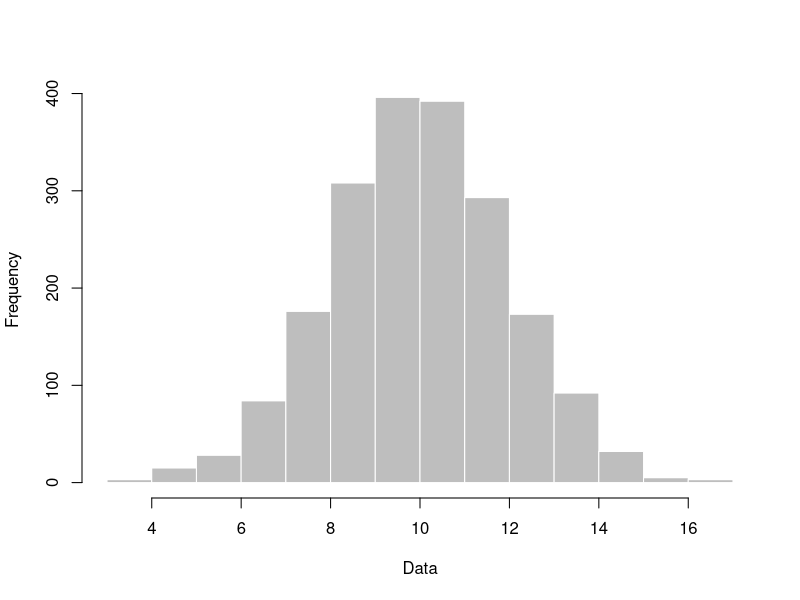
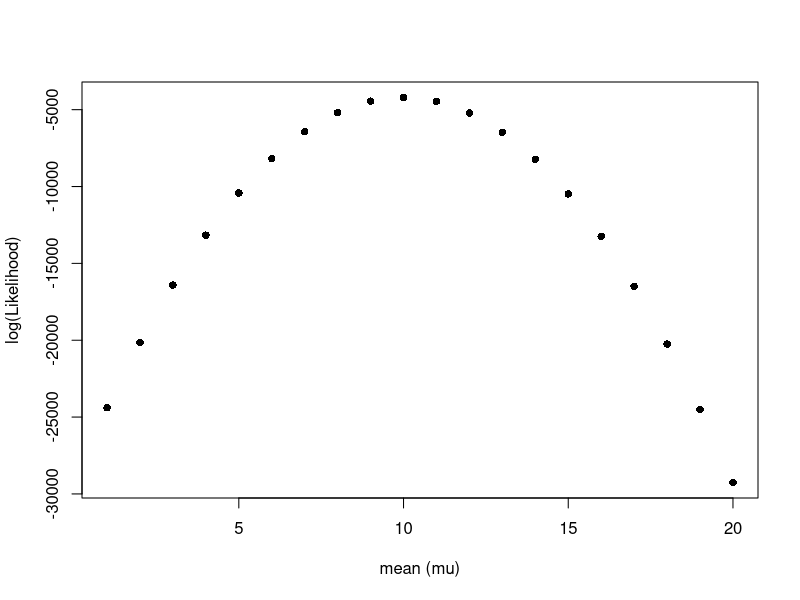
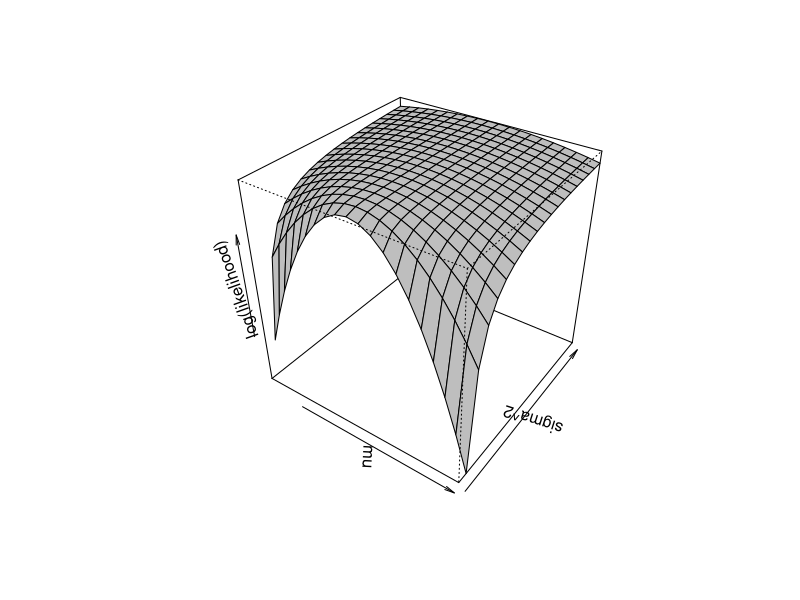

These figures' R source, in order:
## Figures for the Item_2 presentation.

## Seed para o script:
set.seed(1234)

## Gerar uma distribuição normal e o plot.
nr <- rnorm(n = 2000, mean = 10, sd = 2)
hist(nr, main="", xlab="Data", col = "gray", border = "white")

## Log da verossimilhança de diferentes valores da média:
## Note que os valores são muito pequenos para calcular no espaço real.
## Para trabalhar com verossimilhanças é importante transformar para o log.
lik.norm <- function(dt, mu, var){
  ## dt = dados (vector).
  ## mu = média.
  ## var = variancia.
  n <- length(dt)
  first <- log(2)*(-n/2) + log(pi)*(-n/2) + log(var)*(-n/2)
  second <- -1/(2*var) * sum( (dt - mu)^2 )
  lik <- first + second
  return(lik)
}

## Podemos usar a função de loglik para traçar a superfície de verossimilhança.
## Note que esse gráfico mostra somente o perfil de verossimilhança para a média
##     assumindo sigma = 2.
res <- vector()
for(i in 1:20){
  res[i] <- lik.norm(dt=nr, mu=i, var=4)
}
plot(res~seq(1,20), xlab = "mean (mu)", ylab = "log(Likelihood)", pch = 16)

## Agora vamos calcular a superfície completa de likelihood.
## Nesse caso temos dois parâmetros e, portanto, precisamos adicionar
##    mais um eixo no gráfico. O que vai tornar o gráfico 3D.
## Para tal vamos utilizar a função 'persp'.

x <- 1:20 ## valores para mu
y <- seq(0, 10, length.out = 20) ## valores para sigma
## Vamos usar z para criar uma tabela com a combinação dos valores de
##    log likelihood.
## Os valores de x estão nas linhas e os de y nas colunas.
z <- matrix(data = NA, nrow = 20, ncol = 20)
for(i in 1:20){
  for(j in 1:20){
    z[i,j] <- lik.norm(dt=nr, mu=x[i], var=y[j])
  }
}

persp(x, y, z, theta = 35, phi = 35, xlab = "mu", ylab = "sigma^2", zlab = "log(likelihood)", border = "black", col = "grey", r = 4)
